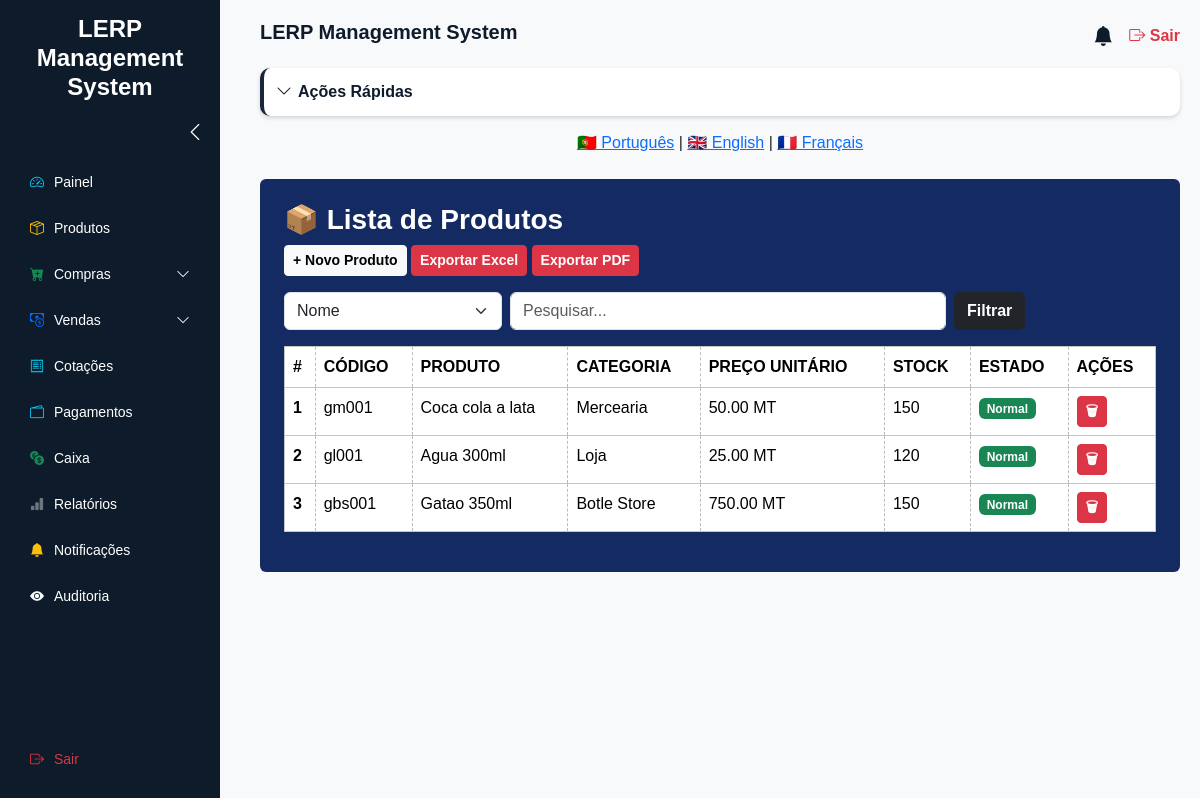
/produtos, run on the app's committed database.
### modulos/produtos/models.py (models this page shows)
class Produto(db.Model):
    __tablename__ = "produtos"
    id = db.Column(db.Integer, primary_key=True)
    codigo = db.Column(db.String(20), unique=True, nullable=False)
    nome = db.Column(db.String(100), nullable=False)
    categoria = db.Column(db.String(50), nullable=False)
    preco_unitario = db.Column(db.Float, nullable=False)
    preco_venda = db.Column(db.Float)
    stock = db.Column(db.Integer, nullable=False, default=0)
    estado = db.Column(db.String(20), default="Normal")  # Normal ou Alerta
    criado_em = db.Column(db.DateTime, default=datetime.utcnow)
    def atualizar_estado(self):
        if self.stock < 10:
            self.estado = "Alerta"
        else:
            self.estado = "Normal"

### modulos/produtos/routes.py (the view, shortened to what this page needs)
@produtos_bp.route("/produtos")
def lista_produtos():
    filtro = request.args.get("filtro", "")
    campo = request.args.get("campo", "nome")
    query = Produto.query
    produtos = query.order_by(Produto.id.desc()).all()
    for p in produtos:
        p.atualizar_estado()
    db.session.commit()
    return render_template("produtos/lista_produtos.html", produtos=produtos)

### templates/produtos/lista_produtos.html (shortened to what this page needs)
{% extends 'base.html' %}
{% block content %}
<div class="container mt-4 p-4 rounded" style="background-color: #132a63; color: white;">
  <h3 class="fw-bold" style="color: #ffffff;">📦 {{ _("Lista de Produtos") }}</h3>
  <a href="{{ url_for('produtos.novo_produto') }}" class="btn btn-light btn-sm fw-bold">+ {{ _("Novo Produto") }}</a>
  <a href="{{ url_for('produtos.exportar_excel') }}" class="btn btn-danger btn-sm fw-bold">{{ _("Exportar Excel") }}</a>
  <a href="{{ url_for('produtos.exportar_pdf') }}" class="btn btn-danger btn-sm fw-bold">{{ _("Exportar PDF") }}</a>
  <form method="get" class="mt-3 mb-3 d-flex">
    <select name="campo" class="form-select w-25 me-2">
      <option value="nome">{{ _("Nome") }}</option>
    </select>
    <input type="text" name="filtro" class="form-control w-50 me-2" placeholder="{{ _('Pesquisar...') }}">
    <button type="submit" class="btn btn-dark fw-bold">{{ _("Filtrar") }}</button>
  </form>
  <table class="table table-hover table-bordered tabela-lerp">
    <thead>
      <tr>
        <th>#</th>
        <th>{{ _("Código") }}</th>
        <th>{{ _("Produto") }}</th>
        <th>{{ _("Categoria") }}</th>
        <th>{{ _("Preço Unitário") }}</th>
        <th>{{ _("Stock") }}</th>
        <th>{{ _("Estado") }}</th>
        <th>{{ _("Ações") }}</th>
      </tr>
    </thead>
    <tbody>
      {% for p in produtos %}
      <tr class="
          {% if p.estado == 'Alerta' %}
            linha-alerta
          {% else %}
            linha-dove
          {% endif %}
        ">
        <td class="fw-bold">{{ loop.index }}</td>
        <td>{{ p.codigo }}</td>
        <td>{{ p.nome }}</td>
        <td>{{ p.categoria }}</td>
        <td>{{ "%.2f"|format(p.preco_unitario) }} MT</td>
        <td>{{ p.stock }}</td>
        <td>
          {% if p.estado == 'Alerta' %}
            <span class="badge bg-danger">⚠ {{ _("Abaixo do Stock") }}</span>
          {% else %}
            <span class="badge bg-success">{{ _("Normal") }}</span>
          {% endif %}
        </td>
        <td>
          <a href="{{ url_for('produtos.deletar_produto', id=p.id) }}"
             class="btn btn-danger btn-sm fw-bold"
             onclick="return confirm('{{ _("Tem certeza que deseja excluir este produto?") }}')">
             🗑
          </a>
        </td>
      </tr>
      {% endfor %}
    </tbody>
  </table>
</div>
{% endblock %}

### templates/base.html (shortened to what this page needs)
<!DOCTYPE html>
<html lang="{{ current_locale }}">
<head>
    <link href="https://cdn.jsdelivr.net/npm/bootstrap@5.3.2/dist/css/bootstrap.min.css" rel="stylesheet">
    <link href="https://cdn.jsdelivr.net/npm/bootstrap-icons@1.11.1/font/bootstrap-icons.css" rel="stylesheet">
</head>
<body>
<div class="sidebar">
    <h4>{{ _("LERP Management System") }}</h4>
    <div class="toggle-sidebar" onclick="toggleSidebar()">
        <i class="bi bi-chevron-left" id="toggle-icon"></i>
    </div>
    <a href="{{ url_for('admin.dashboard') }}">
        <i class="bi bi-speedometer2 text-info"></i>
        <span class="menu-text">{{ _("Painel") }}</span>
    </a>
    <a href="{{ url_for('produtos.lista_produtos') }}">
        <i class="bi bi-box-seam text-warning"></i>
        <span class="menu-text">{{ _("Produtos") }}</span>
    </a>
    <div class="menu-group">
        <a href="javascript:void(0);" onclick="toggleSubmenu('compras-sub')">
            <i class="bi bi-cart-plus-fill text-success"></i>
            <span class="menu-text">{{ _("Compras") }}</span>
            <i class="bi bi-chevron-down ms-auto submenu-arrow" id="arrow-compras"></i>
        </a>
    </div>
    <div class="menu-group">
        <a href="javascript:void(0);" onclick="toggleSubmenu('vendas-sub')">
            <i class="bi bi-cash-coin text-primary"></i>
            <span class="menu-text">{{ _("Vendas") }}</span>
            <i class="bi bi-chevron-down ms-auto submenu-arrow" id="arrow-vendas"></i>
        </a>
    </div>
    <a href="{{ url_for('cotacoes.listar_cotacoes') }}">
        <i class="bi bi-receipt text-info"></i>
        <span class="menu-text">{{ _("Cotações") }}</span>
    </a>
    <a href="{{ url_for('pagamentos.lista_pagamentos') }}">
        <i class="bi bi-wallet2 text-info"></i>
        <span class="menu-text">{{ _("Pagamentos") }}</span>
    </a>
    <a href="{{ url_for('caixa.lista_caixa') }}">
        <i class="bi bi-currency-exchange text-success"></i>
        <span class="menu-text">{{ _("Caixa") }}</span>
    </a>
    <a href="{{ url_for('relatorios.dashboard') }}">
        <i class="bi bi-bar-chart-fill text-secondary"></i>
        <span class="menu-text">{{ _("Relatórios") }}</span>
    </a>
    <a href="{{ url_for('notificacoes.lista_notificacoes') }}">
        <i class="bi bi-bell-fill text-warning"></i>
        <span class="menu-text">{{ _("Notificações") }}</span>
    </a>
    <a href="{{ url_for('index') }}">
        <i class="bi bi-eye-fill text-light"></i>
        <span class="menu-text">{{ _("Auditoria") }}</span>
    </a>
    <a href="{{ url_for('admin.logout_admin') }}" class="mt-auto text-danger">
        <i class="bi bi-box-arrow-right"></i>
        <span class="menu-text">{{ _("Sair") }}</span>
    </a>
</div>
<div class="content">
    <div class="top-bar">
        <h5>{{ titulo_pagina or _("LERP Management System") }}</h5>
        <div class="d-flex align-items-center gap-3">
            <a href="{{ url_for('notificacoes.lista_notificacoes') }}">
                <i class="bi bi-bell-fill notification-icon"></i>
            </a>
            <a href="{{ url_for('admin.logout_admin') }}" class="btn-logout">
                <i class="bi bi-box-arrow-right"></i> {{ _("Sair") }}
            </a>
        </div>
    </div>
    <div class="quick-actions">
        <div class="quick-actions-toggle" onclick="toggleActions()">
            <i class="bi bi-chevron-down" id="arrow-q"></i>
            {{ _("Ações Rápidas") }}
        </div>
    </div>
    <div class="text-center mb-3">
        <a href="{{ url_for('change_language', lang_code='pt') }}">🇵🇹 Português</a> |
        <a href="{{ url_for('change_language', lang_code='en') }}">🇬🇧 English</a> |
        <a href="{{ url_for('change_language', lang_code='fr') }}">🇫🇷 Français</a>
    </div>
    {% block content %}{% endblock %}
</div>
</body>
</html>

### templates/base.html (style rules this page uses)
body { font-family: Arial, sans-serif; background: #f8f9fa; }
.sidebar { position: fixed; top: 0; left: 0; width: 220px; height: 100%; background: #0d1b2a; padding: 15px; display: flex; flex-direction: column; transition: width 0.3s ease; overflow-x: hidden; z-index: 1000; }
.sidebar h4 { color: #fff; text-align: center; margin-bottom: 1rem; font-weight: bold; }
.sidebar a { color: #fff; text-decoration: none; padding: 10px 15px; margin-bottom: 5px; border-radius: 5px; display: flex; align-items: center; gap: 10px; transition: background 0.3s; font-size: 14px; }
.menu-text { transition: opacity 0.2s ease; }
.toggle-sidebar { color: #fff; cursor: pointer; font-size: 20px; margin-bottom: 15px; text-align: right; }
.submenu-arrow { transition: transform 0.3s ease; }
.content { margin-left: 240px; padding: 20px; transition: margin-left 0.3s ease; }
.top-bar { display: flex; justify-content: space-between; align-items: center; margin-bottom: 1rem; }
.top-bar h5 { color: #0d1b2a; font-weight: bold; }
.quick-actions { background: white; padding: 12px; border-radius: 10px; box-shadow: 0px 2px 4px rgba(0,0,0,0.15); margin-bottom: 15px; border-left: 4px solid #1b263b; }
.quick-actions-toggle { cursor: pointer; font-weight: bold; color: #0d1b2a; font-size: 16px; display: flex; align-items: center; gap: 6px; }
.notification-icon { font-size: 20px; color: #0d1b2a; }
.btn-logout { color: #dc3545; text-decoration: none; font-weight: bold; }

### templates/produtos/lista_produtos.html (style rules this page uses)
.linha-dove { background-color: #e8e8e3 !important; border-bottom: 1px dashed #a9a9a9 !important; }
.linha-dove:nth-child(even) { background-color: #f3f3ef !important; }
.tabela-lerp thead { background-color: #10214b !important; color: white !important; text-transform: uppercase; }
.tabela-lerp { border: 1px solid #c5c5c5 !important; }
.tabela-lerp td, .tabela-lerp th { border: 1px dashed #bcbcbc !important; }

### data on the page
Produto: codigo "gm001", nome "Coca cola a lata", categoria "Mercearia", preco_unitario "50.00", stock "150"
Produto: codigo "gl001", nome "Agua 300ml", categoria "Loja", preco_unitario "25.00", stock "120"
Produto: codigo "gbs001", nome "Gatao 350ml", categoria "Botle Store", preco_unitario "750.00", stock "150"

### other printed values
{{ titulo_pagina or _("LERP Management System") }} "LERP Management System"
form field campo "Nome"
